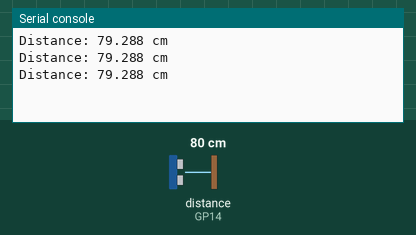
Simulated run of this program. Board: Raspberry Pi Pico running MicroPython. Shown: the last lines printed to the serial console. The inputs (shaded band) are chosen by the test bench; at power-on: distance to the obstacle (sensor on GP14) 80 cm. The echo pulse lasts 58.3 µs per cm.

Above: at 1.2 s.
1.3 s: distance to the obstacle (sensor on GP14) set to 2 cm
At 1.9 s:
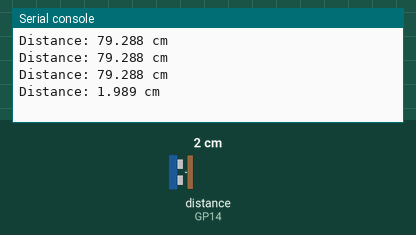
2.8 s: distance to the obstacle (sensor on GP14) set to 4 cm
At 3.4 s:
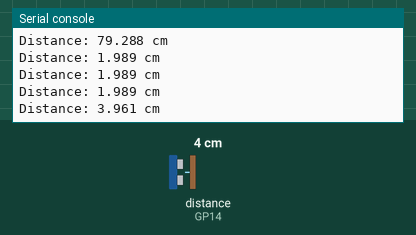
Timing chart, 0 to 5.8 s (numbered marks = the images above; inputs shaded):
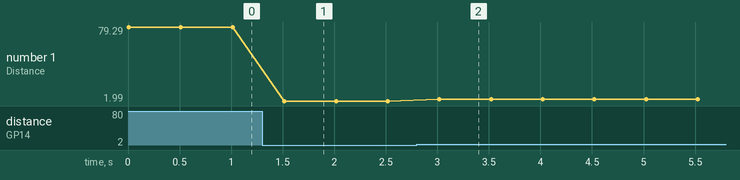

Measured:
- after the input at 1.3 s, the serial console: prints a new line after 0.22 s (image 1)
- after the input at 2.8 s, the serial console: prints a new line after 0.22 s (image 2)
- plotted number 1: 79.29 → 1.99 after the input at 1.3 s, 1.99 → 3.96 after the input at 2.8 s

The program:

hc_sr04.py
```python
from machine import Pin, time_pulse_us
import time

SOUND_SPEED = 340  # Speed of sound in air in m/s
TRIG_PULSE_DURATION_US = 10  # Duration of trigger pulse in microseconds

def setup_sensor(trig_pin, echo_pin):
    """Configure the trigger and echo pins."""
    trig = Pin(trig_pin, Pin.OUT)
    echo = Pin(echo_pin, Pin.IN)
    return trig, echo

def measure_distance(trig, echo):
    """Send a trigger pulse and measure the echo pulse duration."""
    # Prepare the trigger pulse
    trig.value(0)
    time.sleep_us(5)

    # Send a 10 us trigger pulse
    trig.value(1)
    time.sleep_us(TRIG_PULSE_DURATION_US)
    trig.value(0)

    # Measure the duration of the echo pulse
    duration = time_pulse_us(echo, 1, 30000)

    # If we got a valid pulse, calculate the distance
    if duration != -1:
        distance = SOUND_SPEED * duration / 20000
        return distance
    else:
        return None

def main():
    trig, echo = setup_sensor(15, 14)

    while True:
        distance = measure_distance(trig, echo)
        if distance is not None:
            print(f"Distance: {distance} cm")
        else:
            print("Failed to read sensor")
        time.sleep_ms(500)

if __name__ == "__main__":
    main()
```
